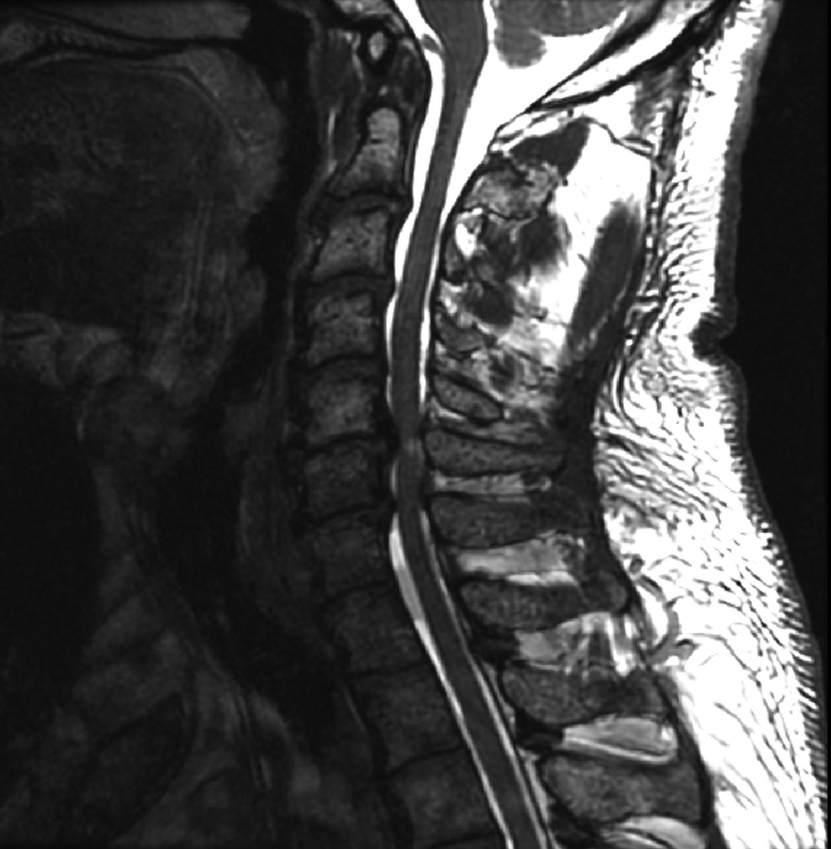
#> input picture part-2/mri.jpg, 831 x 849 px, shrunk from 1760 x 1800 before the run
$ python adding_noise.py
#> lines starting #> are read from the running program, lines starting #| are printed output that depends on the picture
import matplotlib.pyplot as plt
import numpy as np
from skimage import data, img_as_float


img = plt.imread('mri.jpg')
#> img is the input picture: shape (849, 831); min 0, max 255, mean 69.9

def gaussian_noise(image):
    row,col = image.shape
    mean = 0
    var = 500
    sigma = var**0.5
    gauss = np.random.normal(mean,sigma,(row,col))
    gauss = gauss.reshape(row,col)
    noisy = image + gauss
    return noisy

def salt_pepper_noise(image):
    s_vs_p = 0.5
    amount = 0.2
    out = np.copy(image)
    # Salt mode
    num_salt = np.ceil(amount * image.size * s_vs_p)
    coords = [np.random.randint(0, i - 1, int(num_salt))
            for i in image.shape]
    out[coords] = 1

    # Pepper mode
    num_pepper = np.ceil(amount* image.size * (1. - s_vs_p))
    coords = [np.random.randint(0, i - 1, int(num_pepper))
            for i in image.shape]
    out[coords] = 0
    return out

def plot_img_and_hist(image, axes, bins=256):
    # Plot an image along with its histogram and cumulative histogram.

    image = img_as_float(image)
    ax_img, ax_hist = axes

    # Display image
    ax_img.imshow(image, cmap="gray")
    ax_img.set_axis_off()

    # Display histogram
    ax_hist.hist(image.ravel(), bins=bins, histtype='barstacked', color='black')
    ax_hist.ticklabel_format(axis='y', style='scientific', scilimits=(0, 0))
    ax_hist.set_xlabel('Pixel intensity')
    ax_hist.set_xlim(0, 1)
    ax_hist.set_yticks([])

    return ax_img, ax_hist

fig = plt.figure(figsize=(8, 5))
axes = np.zeros((2, 4), dtype=np.object)
axes[0, 0] = fig.add_subplot(2, 3, 1)
for i in range(1, 3):
    axes[0, i] = fig.add_subplot(2, 3, 1+i, sharex=axes[0,0], sharey=axes[0,0])
for i in range(0, 3):
    axes[1, i] = fig.add_subplot(2, 3, 4+i)

ax_img, ax_hist = plot_img_and_hist(img, axes[:, 0])
ax_img.set_title('Original image')

y_min, y_max = ax_hist.get_ylim()
#> y_min = 0; y_max = 45217.2
ax_hist.set_ylabel('Number of pixels')
ax_hist.set_yticks(np.linspace(0, y_max, 5))

ax_img, ax_hist = plot_img_and_hist(gaussian_noise(img), axes[:,1])
#> in gaussian_noise, `noisy = image + gauss`:
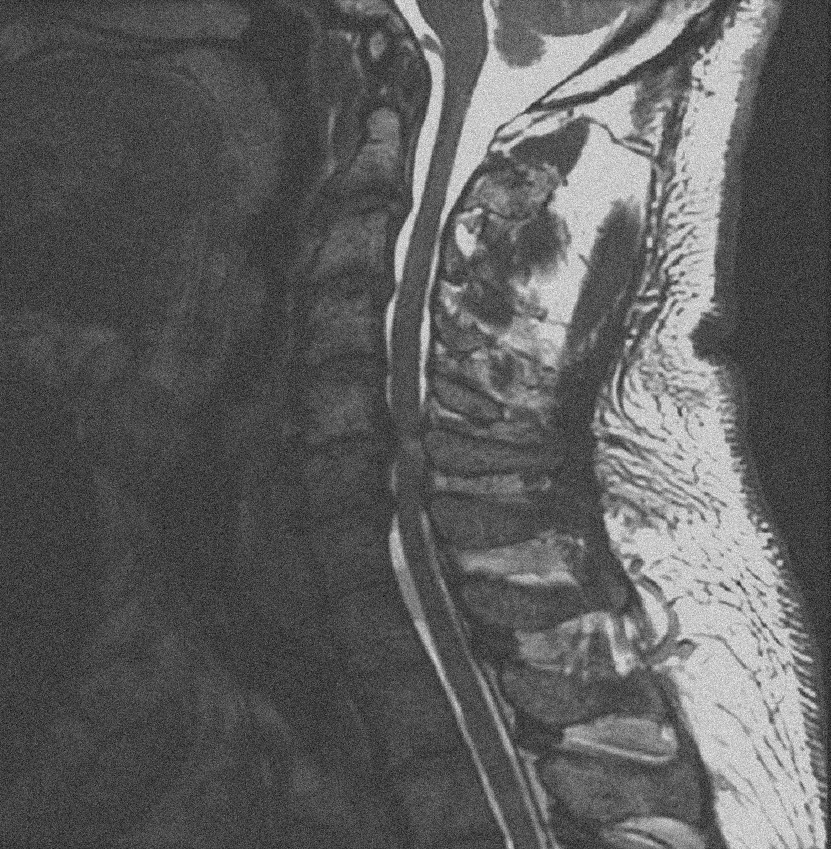
#> noisy: shape (849, 831) float64; min -93.5, max 349.8, mean 69.9; drawn with min black and max white
ax_img.set_title('Gaussian Noise')

ax_img, ax_hist = plot_img_and_hist(salt_pepper_noise(img), axes[:, 2])
ax_img.set_title('Salt & Pepper Noise')

# prevent overlap of y-axis labels
fig.tight_layout()
plt.show()
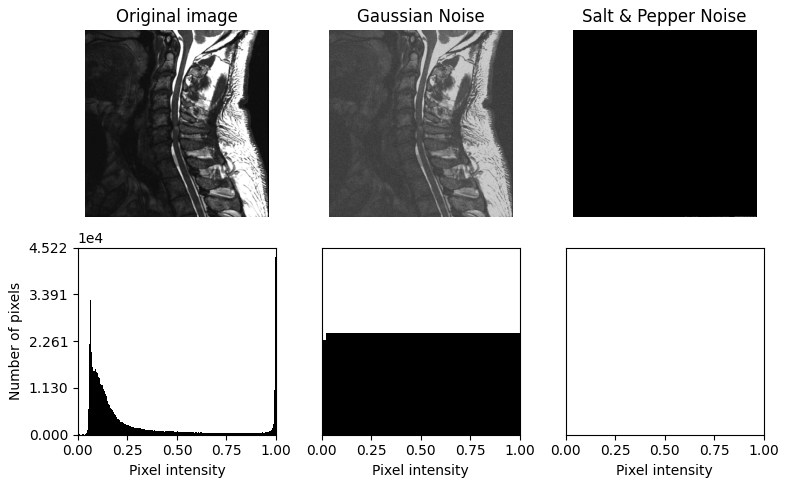
#> figure drawn by matplotlib, 6 panels; panel 4: tallest bar 43064 high, from x = 0.996 to 1
